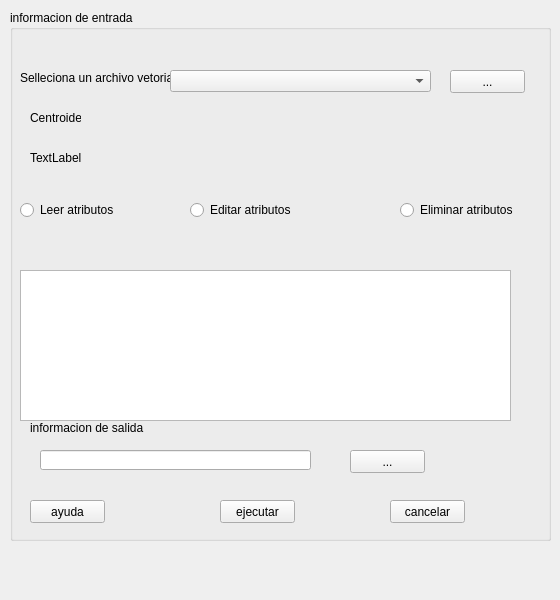
<?xml version="1.0" encoding="UTF-8"?>
<ui version="4.0">
 <class>MainWindow</class>
 <widget class="QMainWindow" name="MainWindow">
  <property name="geometry">
   <rect>
    <x>0</x>
    <y>0</y>
    <width>560</width>
    <height>600</height>
   </rect>
  </property>
  <property name="windowTitle">
   <string>VectorFile</string>
  </property>
  <widget class="QWidget" name="centralwidget">
   <widget class="QGroupBox" name="bgrpbx1">
    <property name="geometry">
     <rect>
      <x>10</x>
      <y>10</y>
      <width>541</width>
      <height>531</height>
     </rect>
    </property>
    <property name="cursor">
     <cursorShape>ArrowCursor</cursorShape>
    </property>
    <property name="title">
     <string>informacion de entrada</string>
    </property>
    <widget class="QRadioButton" name="rdbtn1">
     <property name="geometry">
      <rect>
       <x>10</x>
       <y>190</y>
       <width>131</width>
       <height>20</height>
      </rect>
     </property>
     <property name="text">
      <string>Leer atributos</string>
     </property>
    </widget>
    <widget class="QRadioButton" name="rdbtn2">
     <property name="geometry">
      <rect>
       <x>180</x>
       <y>190</y>
       <width>131</width>
       <height>20</height>
      </rect>
     </property>
     <property name="text">
      <string>Editar atributos</string>
     </property>
    </widget>
    <widget class="QRadioButton" name="rdbtn3">
     <property name="geometry">
      <rect>
       <x>390</x>
       <y>190</y>
       <width>131</width>
       <height>20</height>
      </rect>
     </property>
     <property name="text">
      <string>Eliminar atributos</string>
     </property>
    </widget>
    <widget class="QLabel" name="Lbl2">
     <property name="geometry">
      <rect>
       <x>20</x>
       <y>410</y>
       <width>121</width>
       <height>16</height>
      </rect>
     </property>
     <property name="text">
      <string>informacion de salida</string>
     </property>
    </widget>
    <widget class="QLabel" name="Lbl1">
     <property name="geometry">
      <rect>
       <x>10</x>
       <y>60</y>
       <width>151</width>
       <height>16</height>
      </rect>
     </property>
     <property name="text">
      <string>Selleciona un archivo vetorial</string>
     </property>
    </widget>
    <widget class="QPushButton" name="Btn1">
     <property name="geometry">
      <rect>
       <x>440</x>
       <y>60</y>
       <width>75</width>
       <height>23</height>
      </rect>
     </property>
     <property name="text">
      <string>...</string>
     </property>
    </widget>
    <widget class="QTextEdit" name="TxtEdt1">
     <property name="geometry">
      <rect>
       <x>10</x>
       <y>260</y>
       <width>491</width>
       <height>151</height>
      </rect>
     </property>
    </widget>
    <widget class="QLineEdit" name="Edt2">
     <property name="geometry">
      <rect>
       <x>30</x>
       <y>440</y>
       <width>271</width>
       <height>20</height>
      </rect>
     </property>
    </widget>
    <widget class="QPushButton" name="Btn2">
     <property name="geometry">
      <rect>
       <x>340</x>
       <y>440</y>
       <width>75</width>
       <height>23</height>
      </rect>
     </property>
     <property name="text">
      <string>...</string>
     </property>
    </widget>
    <widget class="QPushButton" name="Btn3">
     <property name="geometry">
      <rect>
       <x>20</x>
       <y>490</y>
       <width>75</width>
       <height>23</height>
      </rect>
     </property>
     <property name="text">
      <string>ayuda</string>
     </property>
    </widget>
    <widget class="QPushButton" name="Btn5">
     <property name="geometry">
      <rect>
       <x>380</x>
       <y>490</y>
       <width>75</width>
       <height>23</height>
      </rect>
     </property>
     <property name="text">
      <string>cancelar</string>
     </property>
    </widget>
    <widget class="QPushButton" name="Btn4">
     <property name="geometry">
      <rect>
       <x>210</x>
       <y>490</y>
       <width>75</width>
       <height>23</height>
      </rect>
     </property>
     <property name="text">
      <string>ejecutar</string>
     </property>
    </widget>
    <widget class="QLabel" name="LblCentro">
     <property name="geometry">
      <rect>
       <x>20</x>
       <y>100</y>
       <width>51</width>
       <height>16</height>
      </rect>
     </property>
     <property name="text">
      <string>Centroide</string>
     </property>
    </widget>
    <widget class="QLabel" name="Lblcrd">
     <property name="geometry">
      <rect>
       <x>20</x>
       <y>140</y>
       <width>451</width>
       <height>16</height>
      </rect>
     </property>
     <property name="text">
      <string>TextLabel</string>
     </property>
    </widget>
    <widget class="QComboBox" name="cmb1">
     <property name="geometry">
      <rect>
       <x>160</x>
       <y>60</y>
       <width>261</width>
       <height>22</height>
      </rect>
     </property>
    </widget>
   </widget>
  </widget>
 </widget>
 <resources/>
 <connections/>
</ui>
